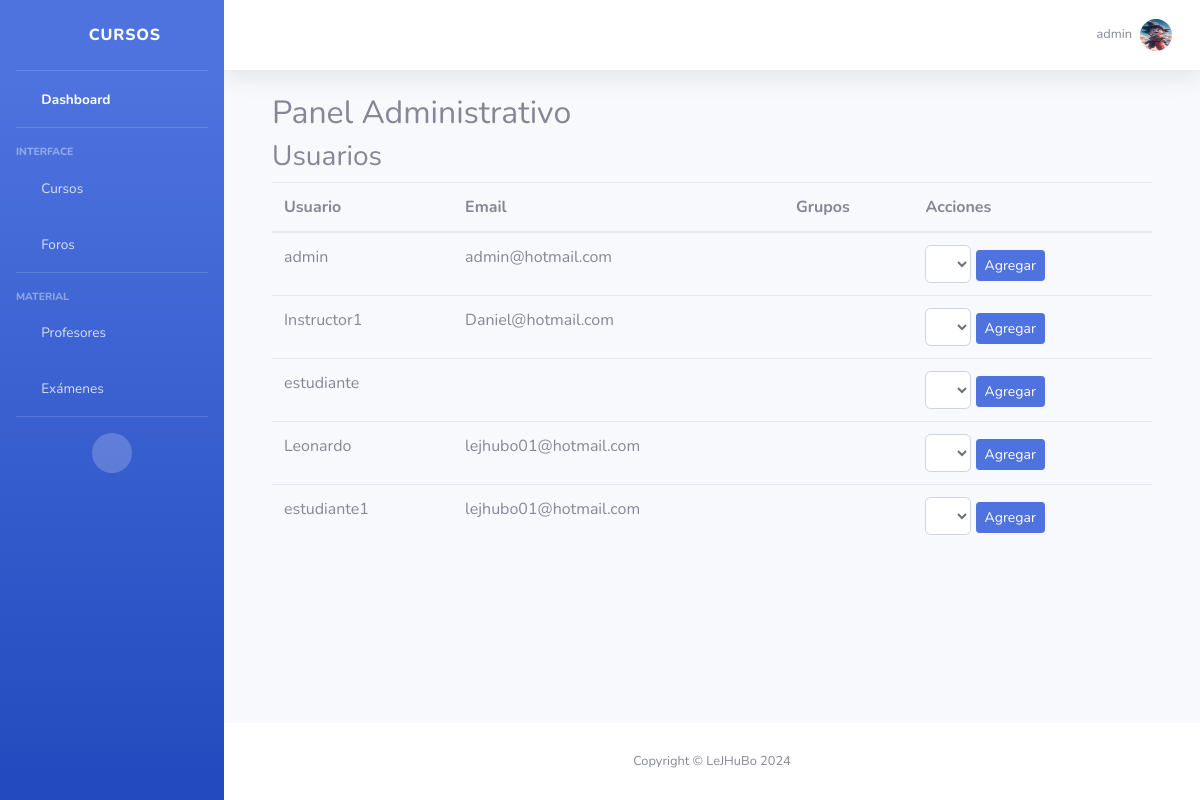
Screenshot of /courses/admin_panel/ (signed in) with the database file from the repository.
### courses/models.py (models this page shows, shortened)
class User(AbstractUser):
    ROLE_CHOICES = (
        ('student', 'Student'),
        ('instructor', 'Instructor'),
        ('admin', 'Admin'),
    )
    role = models.CharField(max_length=10, choices=ROLE_CHOICES, default='student')
    groups = models.ManyToManyField(Group, related_name='custom_user_set')
    user_permissions = models.ManyToManyField(Permission, related_name='custom_user_set')
    profile_picture = models.ImageField(upload_to='profile_pictures/', null=True, blank=True)
    objects = UserManager()

### courses/views.py (the view, shortened to what this page needs)
# urls.py: path('admin_panel/', admin_panel, name='admin_panel'),
@login_required
@user_passes_test(lambda u: u.is_superuser)
def admin_panel(request):
    users = User.objects.all()
    groups = Group.objects.all()
    permissions = Permission.objects.all()
    context = {
        'users': users,
        'groups': groups,
        'permissions': permissions
    }
    return render(request, 'accounts/user_management.html', context)

### courses/templates/accounts/user_management.html (shortened to what this page needs)
{% extends "index.html" %} {% block content %}
<div class="container">
    <h2>Panel Administrativo</h2>
    <h3>Usuarios</h3>
    <table class="table">
        <thead>
            <tr>
                <th>Usuario</th>
                <th>Email</th>
                <th>Grupos</th>
                <th>Acciones</th>
            </tr>
        </thead>
        <tbody>
            {% for user in users %}
            <tr>
                <td>{{ user.username }}</td>
                <td>{{ user.email }}</td>
                <td>
                </td>
                <td>
                    <form method="post">
                        <select name="group_id" class="form-control form-control-user" style="display:inline-block; width:auto;">
                        </select>
                        <button type="submit" class="btn btn-primary btn-sm">Agregar</button>
                    </form>
                </td>
            </tr>
            {% endfor %}
        </tbody>
    </table>
</div>
{% endblock %}

### courses/templates/index.html (shortened to what this page needs)
{% load static %}
<!DOCTYPE html>
<html lang="en">
<head>
    <link href="{% static 'vendor/fontawesome-free/css/all.min.css' %}" rel="stylesheet" type="text/css">
    <link href="{% static 'css/sb-admin-2.min.css' %}" rel="stylesheet">
</head>
<body id="page-top">
    <div id="wrapper">
        <ul class="navbar-nav bg-gradient-primary sidebar sidebar-dark accordion" id="accordionSidebar">
            <a class="sidebar-brand d-flex align-items-center justify-content-center" href="{% url 'index' %}">
                <div class="sidebar-brand-icon rotate-n-15">
                    <i class="fas fa-book"></i>
                </div>
                <div class="sidebar-brand-text mx-3">Cursos <sup></sup></div>
            </a>
            <hr class="sidebar-divider my-0">
            <li class="nav-item active">
                <a class="nav-link" href="{% url 'index' %}">
                    <i class="fas fa-fw fa-tachometer-alt"></i>
                    <span>Dashboard</span></a>
            </li>
            <hr class="sidebar-divider">
            <div class="sidebar-heading">
                Interface
            </div>
            <li class="nav-item">
                <a class="nav-link collapsed" href="#" data-toggle="collapse" data-target="#collapseCourses" aria-expanded="true" aria-controls="collapseCourses">
                    <i class="fas fa-fw fa-cog"></i>
                    <span>Cursos</span>
                </a>
            </li>
            <li class="nav-item">
                <a class="nav-link collapsed" href="#" data-toggle="collapse" data-target="#collapseForos" aria-expanded="true" aria-controls="collapseForos">
                    <i class="fas fa-fw fa-comments"></i>
                    <span>Foros</span>
                </a>
            </li>
            <hr class="sidebar-divider">
            <div class="sidebar-heading">
                Material
            </div>
            <li class="nav-item">
                <a class="nav-link collapsed" href="#" data-toggle="collapse" data-target="#collapsePages" aria-expanded="true" aria-controls="collapsePages">
                    <i class="fas fa-fw fa-folder"></i>
                    <span>Profesores</span>
                </a>
            </li>
            <li class="nav-item">
                <a class="nav-link collapsed" href="#" data-toggle="collapse" data-target="#collapseExams" aria-expanded="true" aria-controls="collapseExams">
                    <i class="fas fa-fw fa-folder"></i>
                    <span>Exámenes</span>
                </a>
            </li>
            <hr class="sidebar-divider d-none d-md-block">
            <div class="text-center d-none d-md-inline">
                <button class="rounded-circle border-0" id="sidebarToggle"></button>
            </div>
        </ul>
        <div id="content-wrapper" class="d-flex flex-column">
            <div id="content">
                <nav class="navbar navbar-expand navbar-light bg-white topbar mb-4 static-top shadow">
                    <ul class="navbar-nav ml-auto">
                        <li class="nav-item dropdown no-arrow">
                            <a class="nav-link dropdown-toggle" href="#" id="userDropdown" role="button" data-toggle="dropdown" aria-haspopup="true" aria-expanded="false">
                                <span class="mr-2 d-none d-lg-inline text-gray-600 small">{{ user.username }}</span> {% if user.profile_picture %}
                                <img class="img-profile rounded-circle" src="{{ user.profile_picture.url }}"> {% else %}
                                <img class="img-profile rounded-circle" src="{% static 'img/undraw_profile.svg' %}"> {% endif %}
                            </a>
                        </li>
                    </ul>
                </nav>
                <div class="container-fluid">
                    {% block content %}{% endblock %}
                </div>
            </div>
            <footer class="sticky-footer bg-white">
                <div class="container my-auto">
                    <div class="copyright text-center my-auto">
                        <span>Copyright &copy; LeJHuBo 2024</span>
                    </div>
                </div>
            </footer>
        </div>
    </div>
</body>
</html>

### rows the page displays
User: username "admin", profile_picture (picture), email "admin@hotmail.com"
User: username "Instructor1", email "Daniel@hotmail.com"
User: username "estudiante"
User: username "Leonardo", email "lejhubo01@hotmail.com"
User: username "estudiante1", email "lejhubo01@hotmail.com"
